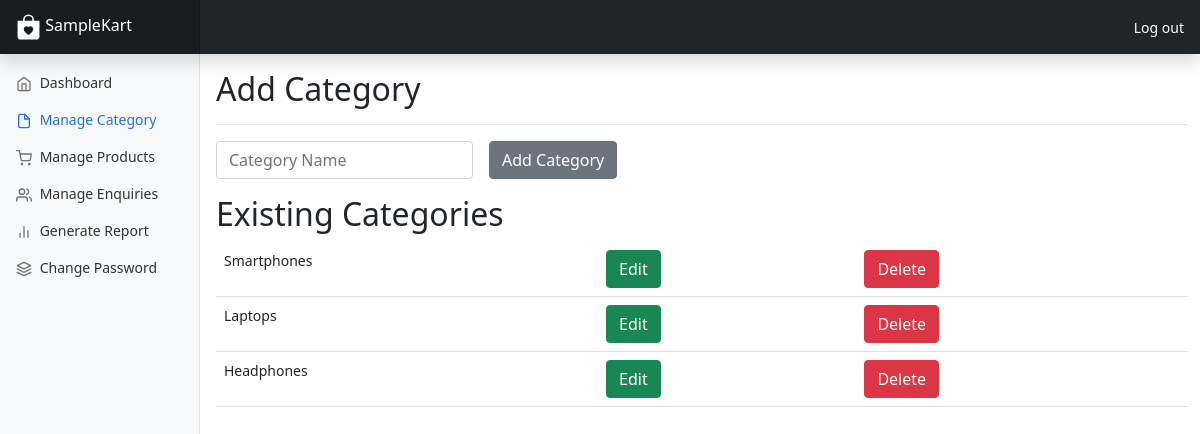
Page /categories/ on the earlier database version.
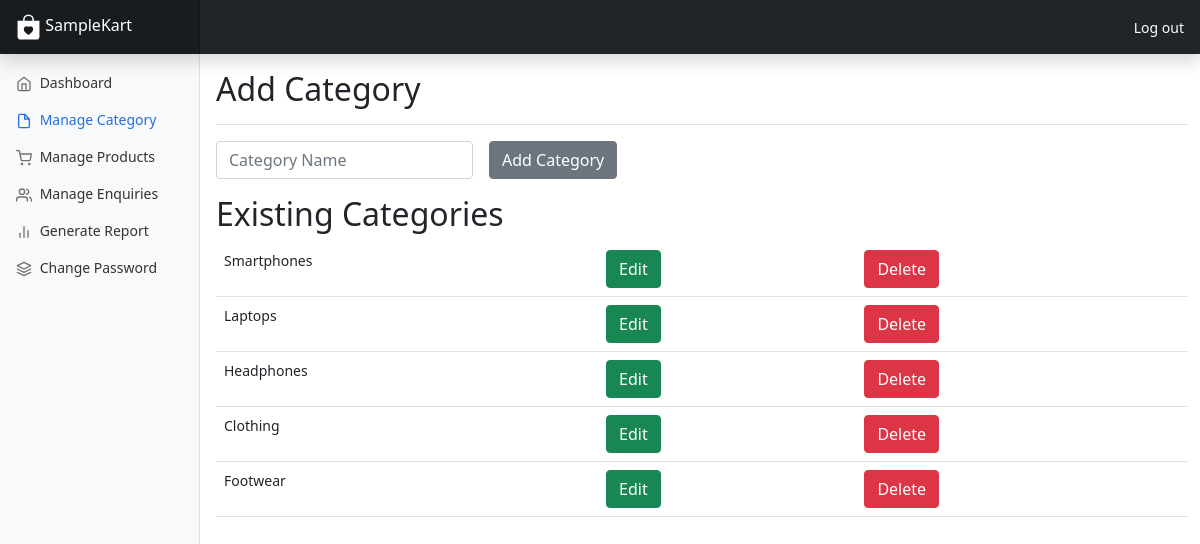
Same page on the later database version.
### myapp/models.py (models this page shows, shortened)
class Category(models.Model):
    category_name=models.CharField(max_length=100,blank=False,null=False)
    class Meta:
        verbose_name_plural="Categories"

### myapp/views.py (the view)
# urls.py: path("categories/",views.manage_categories,name="manage_categories"),
def manage_categories(request):
    categories=Category.objects.all()
    if request.method=="POST":
        category_name=request.POST.get("category_name")
        Category.objects.create(category_name=category_name)
        return redirect("manage_categories")
    return render(request,"manage_categories.html",{"categories":categories})

### myapp/templates/manage_categories.html (shortened to what this page needs)
<!doctype html>
{% load static %}
<html lang="en">
    <head>
        <link href="{% static 'assets\dist\css\bootstrap.min.css' %}" rel="stylesheet">
        <link rel="stylesheet" href="{% static "css\index.css" %}">
        <link href="{% static "css\dashboard.css" %}" rel="stylesheet">
    </head>
<body>
<header class="navbar navbar-dark sticky-top bg-dark flex-md-nowrap p-0 shadow">
    <a class="navbar-brand col-md-3 col-lg-2 me-0 px-3" href="{% url "home" %}">
         SampleKart
    </a>
    <div class="navbar-nav">
        <div class="nav-item text-nowrap">
            <a class="nav-link px-3 white" href="{% url "home" %}">Log out</a>
        </div>
    </div>
</header>
<div class="container-fluid">
    <div class="row">
        <nav id="sidebarMenu" class="col-md-3 col-lg-2 d-md-block bg-light sidebar collapse">
            <div class="position-sticky pt-3">
                <ul class="nav flex-column">
                    <li class="nav-item">
                    <a class="nav-link" aria-current="page" href="{% url "dashboard" %}">
                        <span data-feather="home"></span>
                        Dashboard
                    </a>
                    </li>
                    <li class="nav-item">
                    <a class="nav-link active" href="{% url "manage_categories" %}">
                        <span data-feather="file"></span>
                        Manage Category
                    </a>
                    </li>
                    <li class="nav-item">
                    <a class="nav-link" href="{% url "manage_products" %}">
                        <span data-feather="shopping-cart"></span>
                        Manage Products
                    </a>
                    </li>
                    <li class="nav-item">
                    <a class="nav-link" href="{% url "manage_enquiry" %}">
                        <span data-feather="users"></span>
                        Manage Enquiries
                    </a>
                    </li>
                    <li class="nav-item">
                    <a class="nav-link" href="{% url "generate_enquiry_report" %}">
                        <span data-feather="bar-chart-2"></span>
                        Generate Report
                    </a>
                    </li>
                    <li class="nav-item">
                    <a class="nav-link" href="#">
                        <span data-feather="layers"></span>
                        Change Password
                    </a>
                    </li>
                </ul>
            </div>
        </nav>
        <main class="col-md-9 ms-sm-auto col-lg-10 px-md-4">
            <div class="d-flex justify-content-between flex-wrap flex-md-nowrap align-items-center pt-3 pb-2 mb-3 border-bottom">
                <h1 class="h2">Add Category</h1>
            </div>
            <form method="post" class='row g-3'>
                <div class='col-auto'>
                    <input type="text" name="category_name" placeholder="Category Name" class='form-control' required>
                </div>
                <div class='col-auto'>
                    <button type="submit" class='btn btn-secondary'>Add Category</button>
                </div>
            </form>
            <h2 class='mt-3'>Existing Categories</h2>
            <table class='table'>
                {% for category in categories %}
                <tr>
                <td>
                    {{ category.category_name }}
                </td>
                <td>
                    <a href="{% url 'edit_category' category.id %}" class="btn btn-success">Edit</a>
                </td>
                <td>
                    <a href="{% url 'delete_category' category.id %}">
                        <button class='btn btn-danger'>Delete</button>
                    </a>
                </td>
                </tr>
                {% endfor %}
            </table>
        </main>
    </div>
</div>
</body>
</html>

Differences in the rows shown:
added Category: category_name "Clothing"
added Category: category_name "Footwear"
